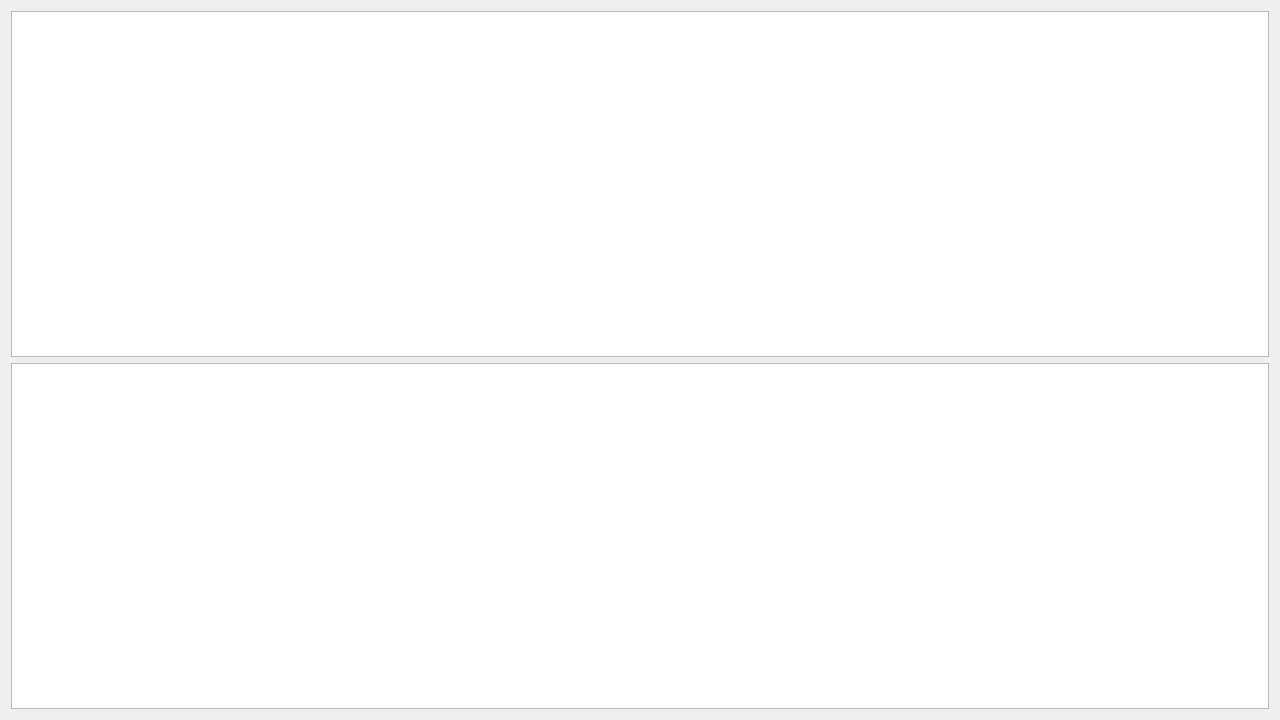
<?xml version="1.0" encoding="UTF-8"?>
<ui version="4.0">
 <class>breakdownDialog</class>
 <widget class="QDialog" name="breakdownDialog">
  <property name="geometry">
   <rect>
    <x>0</x>
    <y>0</y>
    <width>1280</width>
    <height>720</height>
   </rect>
  </property>
  <property name="minimumSize">
   <size>
    <width>400</width>
    <height>400</height>
   </size>
  </property>
  <property name="windowTitle">
   <string>Scan Breakdown</string>
  </property>
  <layout class="QVBoxLayout" name="verticalLayout">
   <item>
    <widget class="QTableView" name="tableView"/>
   </item>
   <item>
    <widget class="QtCharts::QChartView" name="graphView"/>
   </item>
  </layout>
 </widget>
 <customwidgets>
  <customwidget>
   <class>QtCharts::QChartView</class>
   <extends>QGraphicsView</extends>
   <header>QtCharts/QChartView</header>
  </customwidget>
 </customwidgets>
 <resources/>
 <connections/>
</ui>
